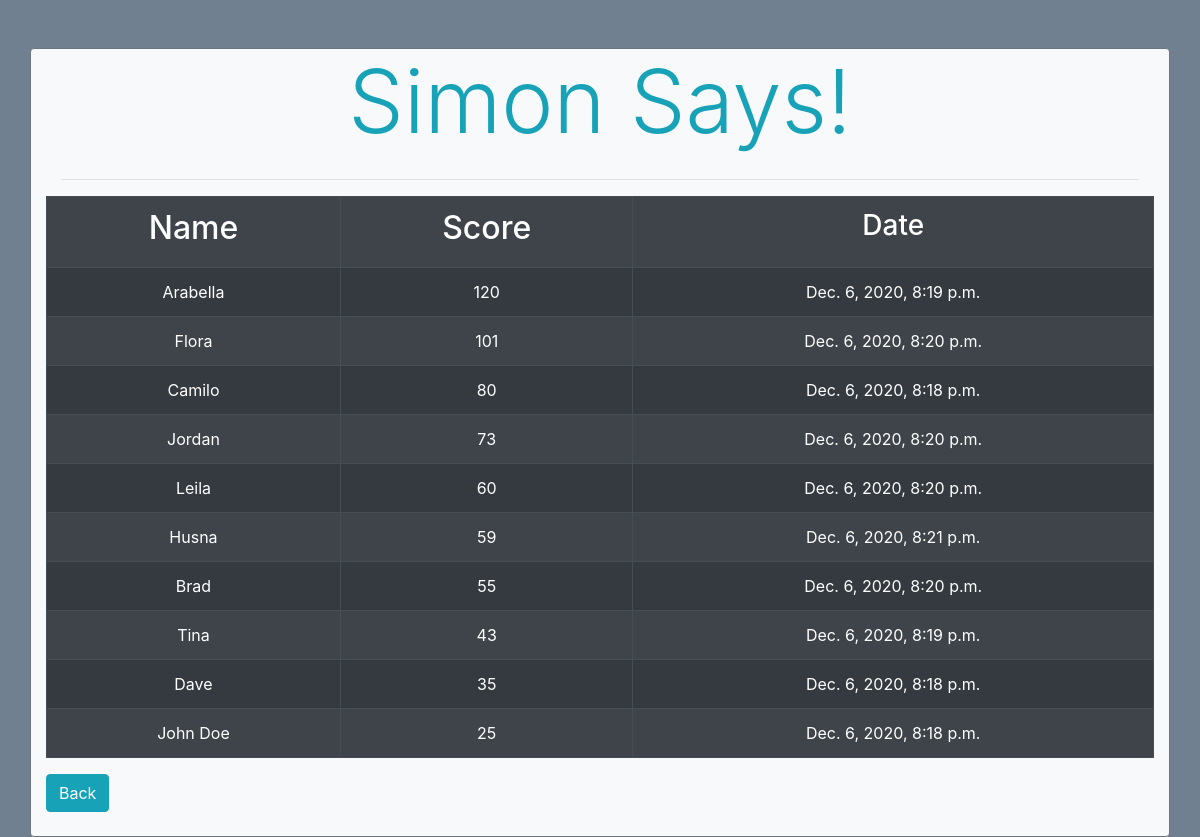
The page /scores/ on the database its author committed.
### Game/models.py (models this page shows, shortened)
class Scores(models.Model):
    name = models.CharField(max_length=200)
    score = models.IntegerField()
    date = models.DateTimeField(auto_now_add=True)

### Game/views.py (the view)
# urls.py: path('scores/', views.scores, name='scores'),
def scores(request):
    if request.method == 'POST':
        if 'back' in request.POST:
            return redirect('index')
    all_scores = Scores.objects.all().order_by('-score')
    return render(request, 'score.html', {'all_scores': all_scores})

### templates/score.html (shortened to what this page needs)
{% extends 'base.html' %}
{% load static %}
{% block body %}
    <div class="row">
        <table class="table table-striped table-dark table-bordered" id="dtBasicExample">
            <tr class="text-center">
                <th><h2>Name</h2></th>
                <th><h2>Score</h2></th>
                <th><h3>Date</h3></th>
            </tr>
            {% for score in all_scores %}
                <tr>
                    <td> {{ score.name }} </td>
                    <td> {{ score.score }} </td>
                    <td> {{ score.date }} </td>
                </tr>
            {% endfor %}
        </table>
        <form action="" method="post">
            <input type="submit" value="Back" name="back" class="btn btn-info">
        </form>
    </div>
    <br>
{% endblock %}

### templates/base.html (shortened to what this page needs)
{% load static %}
<!DOCTYPE html>
<html lang="en">
<head>
    <link rel="stylesheet" href="https://cdn.jsdelivr.net/npm/bootstrap@4.5.3/dist/css/bootstrap.min.css">
    <link rel="stylesheet" href="https://cdnjs.cloudflare.com/ajax/libs/font-awesome/4.7.0/css/font-awesome.min.css">
    <link rel="stylesheet" type="text/css" href="{% static "css/styles.css" %}">
    <link rel="stylesheet" type="text/css" href="{% static "css/final.css" %}">
</head>
<body>
    <div class="container rounded border border-secondary bg-light mt-5 colorCanvas">
        <div class="col-sm text-center">
            <div class="row justify-content-center">
                <h1 class="display-2 text-info">Simon Says!</h1>
            </div>
            <hr>
            {% block body %}
            {% endblock %}
        </div>
    </div>
</body>
</html>

### static/css/styles.css (style rules this page uses)
body { background-color: #708090; }
.colorCanvas { background-color: #D3D3D3; }

### rows shown on the page
Scores: name "Arabella", score "120", date "Dec. 6, 2020, 8:19 p.m."
Scores: name "Flora", score "101", date "Dec. 6, 2020, 8:20 p.m."
Scores: name "Camilo", score "80", date "Dec. 6, 2020, 8:18 p.m."
Scores: name "Jordan", score "73", date "Dec. 6, 2020, 8:20 p.m."
Scores: name "Leila", score "60", date "Dec. 6, 2020, 8:20 p.m."
Scores: name "Husna", score "59", date "Dec. 6, 2020, 8:21 p.m."
Scores: name "Brad", score "55", date "Dec. 6, 2020, 8:20 p.m."
Scores: name "Tina", score "43", date "Dec. 6, 2020, 8:19 p.m."
Scores: name "Dave", score "35", date "Dec. 6, 2020, 8:18 p.m."
Scores: name "John Doe", score "25", date "Dec. 6, 2020, 8:18 p.m."
